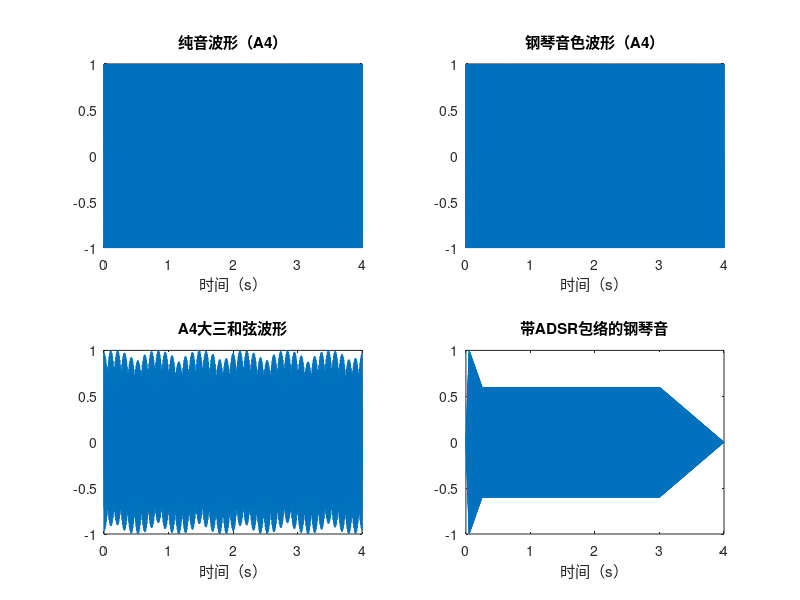

Source code (MATLAB):
clear; clc; close all;

%% 基础参数设置
fs = 44100;          % 采样率（Hz）
duration = 4;        % 音频时长（秒）
t = 0:1/fs:duration; % 时间轴（0.1秒）

%% 1. 合成纯音(正弦波，440Hz-A4-la标准音）
f1 = 440;                   % A4音对应频率(Hz)
pure_tone = sin(2*pi*f1*t); % 生成正弦波

% 导出纯音
audiowrite('pure_tone_A4.wav', pure_tone, fs);
fprintf('纯音已导出：pure_tone_A4.wav\n');

%% 2. 合成带泛音的钢琴音色(依旧以A4为例，基频440Hz)
f0 = 440;  % A4基频（Hz）

% 泛音频率(基频的2-6倍)
harmonics_freq = f0 * [2, 3, 4, 5, 6];

% 泛音振幅(通过piano_anas.m当中几个显著泛音的相对响应强度得到)
harmonics_amp = [0.62, 0.18, 0.1, 0.09, 0.05];

% 叠加基频和泛音
piano_tone = sin(2*pi*f0*t);                                                    % 叠加基频
for i = 1:length(harmonics_freq)
    piano_tone = piano_tone + harmonics_amp(i) * sin(2*pi*harmonics_freq(i)*t); % 依次叠加泛音
end

% 归一化振幅（避免过载失真）
piano_tone = piano_tone / max(abs(piano_tone));

% 导出钢琴音色
audiowrite('piano_tone_A4.wav', piano_tone, fs);
fprintf('钢琴音色已导出：piano_tone_A4.wav\n');


%% 3. 合成A4音对应的大三和弦A4（根音）、C♯5（三音）、E5（五音）
f_c = 440;     % A4
f_e = 554.37;  % C♯5
f_g = 659.25;  % E5

% 合成和弦（叠加三个音）
chord = 0.5*sin(2*pi*f_c*t) + 0.3*sin(2*pi*f_e*t) + 0.2*sin(2*pi*f_g*t);
chord = chord / max(abs(chord));  % 归一化

% 导出和弦
audiowrite('major_chord_A4.wav', chord, fs);
fprintf('大三和弦已导出：major_chord_A4.wav\n');


%% 4. 合成带ADSR包络的钢琴音（复刻真实音色）
% ADSR包络参数（起音-衰减-持续-释音）
attack = 0.05;   % 起音时间（秒）
decay = 0.2;     % 衰减时间（秒）
sustain_level = 0.6;  % 持续段振幅比例
release = 1.0;   % 释音时间（秒）

% 生成ADSR包络
envelope = zeros(size(t));

% 1.起音阶段（0到attack）
attack_idx = t <= attack;
envelope(attack_idx) = t(attack_idx) / attack;

% 2.衰减阶段（attack到attack+decay）
decay_idx = t > attack & t <= (attack+decay);
envelope(decay_idx) = 1 - (1 - sustain_level) * (t(decay_idx)-attack)/decay;

% 3.持续阶段（attack+decay到duration-release）
sustain_idx = t > (attack+decay) & t <= (duration-release);
envelope(sustain_idx) = sustain_level;

% 4.释音阶段（duration-release到duration）
release_idx = t > (duration-release) & t <= duration;
envelope(release_idx) = sustain_level * (1 - (t(release_idx)-(duration-release))/release);

% 用包络调制钢琴音色
piano_adsr = piano_tone .* envelope;
piano_adsr = piano_adsr / max(abs(piano_adsr));

% 导出带包络的钢琴音
audiowrite('piano_adsr_A4.wav', piano_adsr, fs);
fprintf('带ADSR包络的钢琴音已导出：piano_adsr_A4.wav\n');


%% 可视化波形（四张分立波形图）
figure;
subplot(2,2,1); plot(t, pure_tone); title('纯音波形（A4）'); xlabel('时间（s）');
subplot(2,2,2); plot(t, piano_tone); title('钢琴音色波形（A4）'); xlabel('时间（s）');
subplot(2,2,3); plot(t, chord); title('A4大三和弦波形'); xlabel('时间（s）');
subplot(2,2,4); plot(t, piano_adsr); title('带ADSR包络的钢琴音'); xlabel('时间（s）');

%{
%% 生成四张独立的波形图（替代子图）
% 1. 纯音波形（A4）
figure('Name', '纯音波形（A4）', 'Position', [100, 100, 800, 500]);
plot(t, pure_tone, 'b');
title('纯音波形（A4）', 'FontSize', 14); xlabel('时间（s）', 'FontSize', 12); ylabel('振幅', 'FontSize', 12); grid on;
xlim([0, duration]);  % 限制时间范围与音频时长一致

% 2. 钢琴音色波形（A4）
figure('Name', '钢琴音色波形（A4）', 'Position', [200, 200, 800, 500]);
plot(t, piano_tone, 'r');
title('钢琴音色波形（A4）', 'FontSize', 14); xlabel('时间（s）', 'FontSize', 12); ylabel('振幅', 'FontSize', 12); grid on;
xlim([0, duration]);

% 3. A4大三和弦波形
figure('Name', 'A4大三和弦波形', 'Position', [300, 300, 800, 500]);
plot(t, chord, 'g');
title('A4大三和弦波形', 'FontSize', 14); xlabel('时间（s）', 'FontSize', 12); ylabel('振幅', 'FontSize', 12); grid on;
xlim([0, duration]);

% 4. 带ADSR包络的钢琴音波形
figure('Name', '带ADSR包络的钢琴音', 'Position', [400, 400, 800, 500]); 
plot(t, piano_adsr, 'm'); title('带ADSR包络的钢琴音', 'FontSize', 14); xlabel('时间（s）', 'FontSize', 12); ylabel('振幅', 'FontSize', 12); grid on;
xlim([0, duration]);
%}


